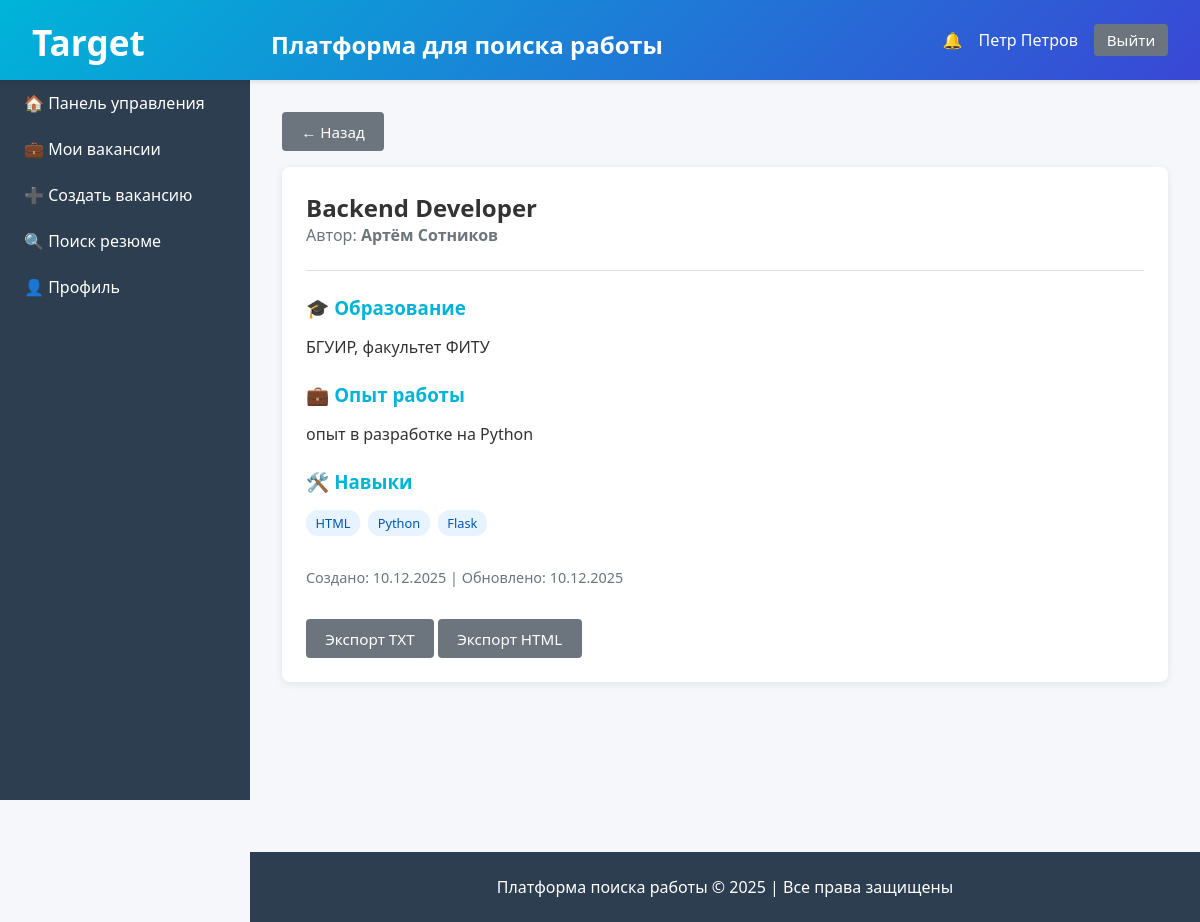
Screenshot of /resumes/1/view (signed in) with the database file from the repository.
### models/user.py (models this page shows, shortened)
class User(UserMixin, db.Model):
    __tablename__ = 'users'
    id = db.Column(db.Integer, primary_key=True)
    name = db.Column(db.String(100), nullable=False)
    email = db.Column(db.String(120), unique=True, nullable=False, index=True)
    password = db.Column(db.String(255), nullable=False)
    role = db.Column(db.String(20), nullable=False)
    created_at = db.Column(db.DateTime, default=datetime.utcnow)
    is_blocked = db.Column(db.Boolean, default=False)
    type = db.Column(db.String(50))
    __mapper_args__ = {
        'polymorphic_identity': 'user',
        'polymorphic_on': type
    }

class Employer(User):
    company_name = db.Column(db.String(200))
    company_description = db.Column(db.Text)
    __mapper_args__ = {
        'polymorphic_identity': 'employer'
    }
    vacancies = db.relationship('Vacancy', backref='employer', lazy='dynamic',
                                foreign_keys='Vacancy.employer_id',
                                cascade='all, delete-orphan')

### models/resume.py (models this page shows, shortened)
class Resume(db.Model):
    __tablename__ = 'resumes'
    id = db.Column(db.Integer, primary_key=True)
    title = db.Column(db.String(200), nullable=False)
    experience = db.Column(db.Text)
    skills = db.Column(db.Text)
    education = db.Column(db.Text)
    additional_info = db.Column(db.Text)
    applicant_id = db.Column(db.Integer, db.ForeignKey('users.id'), nullable=False)
    created_at = db.Column(db.DateTime, default=datetime.utcnow)
    updated_at = db.Column(db.DateTime, default=datetime.utcnow, onupdate=datetime.utcnow)
    def get_skills_list(self):
        if self.skills:
            return [s.strip() for s in self.skills.split(',')]
        return []

### controllers/resume_controller.py (the view)
@resume_bp.route('/<int:resume_id>/view')
@login_required
def view(resume_id):
    resume = Resume.query.get_or_404(resume_id)
    if current_user.role == 'applicant' and resume.applicant_id != current_user.id:
        flash('У вас нет прав для просмотра этого резюме', 'error')
        return redirect(url_for('resume.my_resumes'))
    return render_template('view_resume.html', resume=resume)

### app.py (called while the page is built)
@login_manager.user_loader
def load_user(user_id):
    from models.user import User
    return User.query.get(int(user_id))

### templates/view_resume.html (shortened to what this page needs)
{% extends "base.html" %}
{% block content %}
<a href="javascript:history.back()" class="button secondary" style="margin-bottom: 1rem;">← Назад</a>
<div class="card">
    <h2>{{ resume.title }}</h2>
    <p style="color: #6c757d;">Автор: <strong>{{ resume.applicant.name }}</strong></p>
    <hr style="margin: 1.5rem 0; border: none; border-top: 1px solid #e0e0e0;">
    <h3>🎓 Образование</h3>
    <p style="white-space: pre-line;">{{ resume.education or 'Не указано' }}</p>
    <h3 style="margin-top: 1.5rem;">💼 Опыт работы</h3>
    <p style="white-space: pre-line;">{{ resume.experience or 'Не указан' }}</p>
    <h3 style="margin-top: 1.5rem;">🛠️ Навыки</h3>
    {% if resume.get_skills_list() %}
        <div style="display: flex; flex-wrap: wrap; gap: 0.5rem;">
            {% for skill in resume.get_skills_list() %}
                <span class="badge" style="background: #e7f3ff; color: #0056b3;">{{ skill }}</span>
            {% endfor %}
        </div>
    {% else %}
        <p>Не указаны</p>
    {% endif %}
    <p style="color: #6c757d; font-size: 0.9rem; margin-top: 2rem;">
        Создано: {{ resume.created_at.strftime('%d.%m.%Y') }}
        {% if resume.updated_at != resume.created_at %}
        | Обновлено: {{ resume.updated_at.strftime('%d.%m.%Y') }}
        {% endif %}
    </p>
    <div style="margin-top: 2rem;">
        <a href="{{ url_for('resume.export', resume_id=resume.id, format='txt') }}" class="button secondary">Экспорт TXT</a>
        <a href="{{ url_for('resume.export', resume_id=resume.id, format='html') }}" class="button secondary">Экспорт HTML</a>
    </div>
</div>
{% endblock %}

### templates/base.html (shortened to what this page needs)
<!DOCTYPE html>
<html lang="ru">
<head>
</head>
<body>
    {% if current_user.is_authenticated %}
    <header>
        <h1>
            <span class="logo">Target</span> Платформа для поиска работы
        </h1>
        <div class="user-info">
            <a href="{{ url_for('main.notifications') }}" class="notification-badge" style="color: white; text-decoration: none;">
                🔔
            </a>
            <span>{{ current_user.name }}</span>
            <a href="{{ url_for('auth.logout') }}" class="button secondary" style="padding: 0.4rem 0.8rem;">Выйти</a>
        </div>
    </header>
    <nav>
        {% if current_user.role == 'applicant' %}
            <a href="{{ url_for('main.applicant_home') }}">🏠 Главная</a>
            <a href="{{ url_for('vacancy.list_vacancies') }}">💼 Вакансии</a>
            <a href="{{ url_for('resume.my_resumes') }}">📄 Мои резюме</a>
            <a href="{{ url_for('resume.create') }}">➕ Создать резюме</a>
            <a href="{{ url_for('main.profile') }}">👤 Профиль</a>
        {% elif current_user.role == 'employer' %}
            <a href="{{ url_for('main.employer_dashboard') }}">🏠 Панель управления</a>
            <a href="{{ url_for('vacancy.my_vacancies') }}">💼 Мои вакансии</a>
            <a href="{{ url_for('vacancy.create') }}">➕ Создать вакансию</a>
            <a href="{{ url_for('resume.search') }}">🔍 Поиск резюме</a>
            <a href="{{ url_for('main.profile') }}">👤 Профиль</a>
        {% elif current_user.role == 'administrator' %}
            <a href="{{ url_for('admin.dashboard') }}">🏠 Панель админа</a>
            <a href="{{ url_for('admin.users') }}">👥 Пользователи</a>
            <a href="{{ url_for('admin.reports') }}">📊 Отчёты</a>
        {% endif %}
    </nav>
    {% endif %}
    <main>
        {% block content %}{% endblock %}
    </main>
    {% if current_user.is_authenticated %}
    <footer>
        <p>Платформа поиска работы © 2025 | Все права защищены</p>
    </footer>
    {% endif %}
</body>
</html>

### templates/base.html (style rules this page uses)
* { margin: 0; padding: 0; box-sizing: border-box; }
body { font-family: 'Segoe UI', Tahoma, Geneva, Verdana, sans-serif; background: #f5f7fa; color: #333; }
header { background: linear-gradient(135deg, #00b4d8 0%, #3a47d5 100%); color: white; padding: 1rem 2rem; box-shadow: 0 2px 4px rgba(0,0,0,0.1); display: flex; justify-content: space-between; align-items: center; position: relative; z-index: 100; }
header h1 { font-size: 1.5rem; }
header .user-info { display: flex; align-items: center; gap: 1rem; }
.notification-badge { position: relative; cursor: pointer; }
nav { background: #2c3e50; color: white; width: 250px; height: 100vh; position: fixed; top: 0; left: 0; padding: 1rem 0; overflow-y: auto; padding-top: 80px; }
header h1 .logo { display: inline-block; margin-right: 120px; font-size: 2.2rem; transform: translateY(2px); }
nav a { display: block; color: white; text-decoration: none; padding: 0.75rem 1.5rem; transition: all 0.3s; }
main { margin-left: 250px; padding: 2rem; min-height: calc(100vh - 60px); }
.card { background: white; border-radius: 8px; padding: 1.5rem; margin-bottom: 1.5rem; box-shadow: 0 2px 8px rgba(0,0,0,0.08); transition: all 0.3s; }
.card h3 { margin-bottom: 1rem; color: #00b4d8; }
.button, button[type="submit"], input[type="submit"] { padding: 0.6rem 1.2rem; background: #00b4d8; color: white; border: none; border-radius: 4px; cursor: pointer; text-decoration: none; display: inline-block; transition: all 0.3s; font-size: 0.95rem; }
.button.secondary { background: #6c757d; }
footer { background: #2c3e50; color: white; text-align: center; padding: 1.5rem; margin-left: 250px; margin-top: 2rem; }
.badge { display: inline-block; padding: 0.25rem 0.6rem; font-size: 0.8rem; border-radius: 12px; font-weight: 500; }

### rows the page displays
Employer: name "Петр Петров"
Resume: title "Backend Developer", education "БГУИР, факультет ФИТУ", experience "опыт в разработке на Python", created_at "10.12.2025", updated_at "10.12.2025"
Employer: applicant.name "Артём Сотников"

### other values shown
{{ skill }} "HTML" "Python" "Flask"
